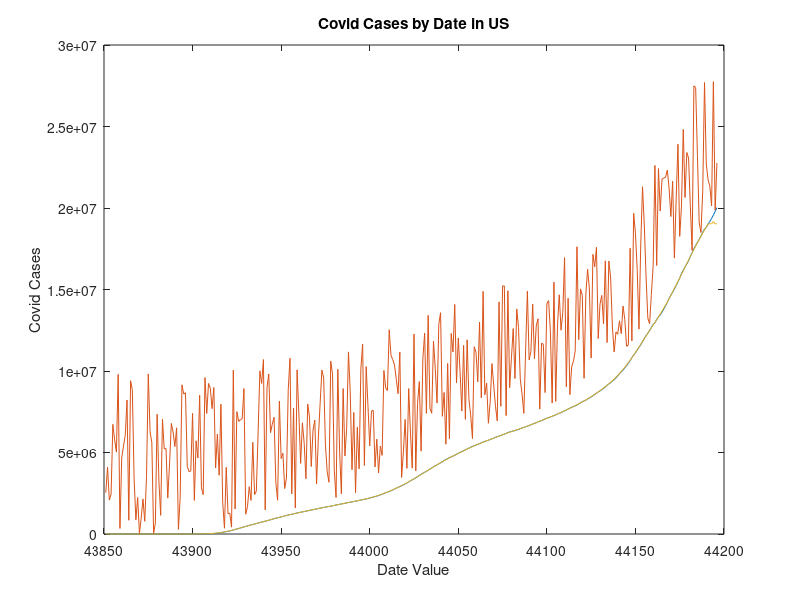

Write the MATLAB code that produced this figure.
# This function reads a data set I got from the New York Times on covid cases
# over time. I had to scrub the data because it's much easier to plot scrubbed
# data in octave than do string comparison. I opened the CSV in excel and
# totaled all of the covid cases up by date. I then converted the date into an
# integer value and imported the file here.
# The original data can be obtained from
# https://github.com/nytimes/covid-19-data/blob/master/us-counties-2020.csv
function file = plotCovCases()
  #csv read function builtin to Octave, reads into file variable
  file=csvread('scrubbeddata.csv');
  #grab the date value column and create x array with it
  x = file(:,1);
  #grab the case count column and create y array with it.
  y = file(:,2);
  #salt the data and assign the salted data to x1 and y1
  [x1,y1]=Salt(x,y);
  #smooth the data and assign the data to x2 and y2
  [x2,y2]=Smooth(x,y);
  #create the plot of all the data
  #there are 3 lines on this chart. The salt is visible but for the
  #smooth, you have to zoom in a lot because I chose a massive data set
  #the lines just pick a random color.
  plot(x,y,x1,y1,x2,y2);
  hold on;
  #add axis label
  ylabel("Covid Cases");
  #add axis label
  xlabel("Date Value");
  #add title
  title("Covid Cases by Date in US");

endfunction;
#this function takes 2 arrays of x and y values and returns the
#arrays as salted data
function [x1,y1] = Salt(x,y)
  x1 = x;
  y1 = y;
  #for the length of y
  for i=1:length(y);
    #add a random number between 0 and 10 million
    #I had to use a giant number because my dataset is giant
  random = randi([0,10000000]);
  y1(i) = random+y(i);
  endfor;
endfunction;
#this function takes 2 arrays of x and y values and returns 2 arrays of smoothed
#x and y arrays
function [x2,y2] = Smooth(x,y)
  x2 = x;
  y2 = y;
  #iterate through each value of Y
  for i=1:length(y);

  switch(i)
  # this switch ensures we dont have an out of bounds, we are smoothing with
  #11 values. I did so many because my dataset is huge and this is enough to
  #just see the smooth if you zoom in.
    case 1
      y2(i)=(y(i+1)+y(i+2)+y(i+3)+y(i+4)+y(i+5)+y(i+6)+y(i+7)+y(i+8)+y(i+9)+y(i+10)+y(i))/11;
    case 2
      y2(i)=(y(i+1)+y(i+2)+y(i+3)+y(i+4)+y(i+5)+y(i+6)+y(i+7)+y(i+8)+y(i+9)+y(i)+y(i-1))/11;
    case 3
      y2(i)=(y(i+1)+y(i+2)+y(i+3)+y(i+4)+y(i+5)+y(i+6)+y(i+7)+y(i+8)+y(i)+y(i-2)+y(i-1))/11;
    case 4
      y2(i)=(y(i+1)+y(i+2)+y(i+3)+y(i+4)+y(i+5)+y(i+6)+y(i+7)+y(i)+y(i-3)+y(i-2)+y(i-1))/11;
    case 5
      y2(i)=(y(i+1)+y(i+2)+y(i+3)+y(i+4)+y(i+5)+y(i+6)+y(i)+y(i-4)+y(i-3)+y(i-2)+y(i-1))/11;
    case 6
      y2(i)=(y(i+1)+y(i+2)+y(i+3)+y(i+4)+y(i+5)+y(i)+y(i-5)+y(i-4)+y(i-3)+y(i-2)+y(i-1))/11;
    case length(y)
      y2(i)=(y(i-1)+y(i-2)+y(i-3)+y(i-4)+y(i-5)+y(i-6)+y(i-7)+y(i-8)+y(i-9)+y(i-10)+y(i))/11;
    case length(y)-1
      y2(i)=(y(i+1)+y(i)+y(i-9)+y(i-8)+y(i-7)+y(i-6)+y(i-5)+y(i-4)+y(i-3)+y(i-2)+y(i-1))/11;
    case length(y)-2
      y2(i)=(y(i+1)+y(i+2)+y(i)+y(i-7)+y(i-6)+y(i-5)+y(i-4)+y(i-3)+y(i)+y(i-2)+y(i-1))/11;
    case length(y)-3
      y2(i)=(y(i+1)+y(i+2)+y(i+3)+y(i)+y(i-7)+y(i-6)+y(i-5)+y(i-4)+y(i-3)+y(i-2)+y(i-1))/11;
    case length(y)-4
      y2(i)=(y(i+1)+y(i+2)+y(i+3)+y(i+4)+y(i)+y(i-6)+y(i-5)+y(i-4)+y(i-3)+y(i-2)+y(i-1))/11;
    case length(y)-5
      y2(i)=(y(i+1)+y(i+2)+y(i+3)+y(i+4)+y(i+5)+y(i)+y(i-5)+y(i-4)+y(i-3)+y(i-2)+y(i-1))/11;
      #this otherwise does most of the work.
    otherwise
      y2(i)=(y(i+1)+y(i+2)+y(i+3)+y(i+4)+y(i+5)+y(i)+y(i-5)+y(i-4)+y(i-3)+y(i-2)+y(i-1))/11;
  endswitch;
  endfor;
  endfunction;

